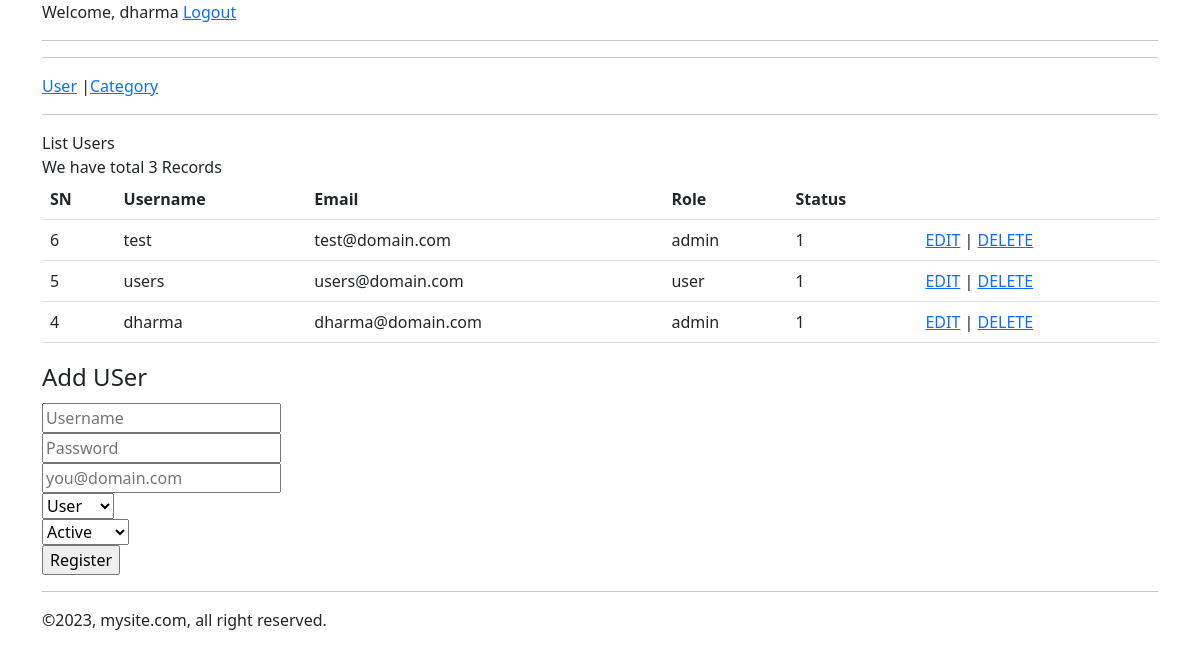
The app's page /admin/usermgmt.php (signed in) with its own data.
### tables this page shows
CREATE TABLE `users` (
  `id` int(11) NOT NULL,
  `username` varchar(50) NOT NULL,
  `password` varchar(255) NOT NULL,
  `email` varchar(50) NOT NULL,
  `role` varchar(5) NOT NULL DEFAULT 'user',
  `status` tinyint(1) NOT NULL DEFAULT 0
);

### admin/usermgmt.php (the view, shortened to what this page needs)
<!DOCTYPE html>
<html lang="en">
<head>
    <link href="../css/bootstrap.min.css" rel="stylesheet" type="text/css">
</head>
<body>
    <div class="container">
   <div class="row">
    <div class="col-xxl-12">
    <?php
    include("topmenu.php");
    ?>
    </div>
</div>
<div class="row">
    <div class="col-xxl-6">List Users <br>
    <?php
    $sql="SELECT * FROM users ORDER BY id DESC";
    include("../connection.php");
    $qry=mysqli_query($conn, $sql) or die(mysqli_error($conn));
    $count=mysqli_num_rows($qry);
    if($count>=1)
    {
    echo "We have total $count Records";
    echo "<table class='table table-striped table-hover'>";
    echo "<tr><thead><th>SN</th><th>Username</th><th>Email</th><th>Role</th><th>Status</th><th></th></tr>";
    while($row=mysqli_fetch_array($qry)){
        $id=$row['id'];
        echo "<tr>";
        echo "<td>".$row['id']."</td>";
        echo "<td>".$row['username']."</td>";
        echo "<td>".$row['email']."</td>";
        echo "<td>".$row['role']."</td>";
        echo "<td>".$row['status']."</td>";
        echo "<td><a href=editdeleteuser.php?id=$id&action=edit>EDIT</a> | <a href=editdeleteuser.php?id=$id&action=delete>DELETE</a></td>";
        echo "</tr>";
    }
    echo "</table>";
    }
    else
    {
        echo "Sorry No Users Found";
    }
    ?>
    </div>
    <div class="col-xxl-6">
    <form method="post" action="" name="login" enctype="multipart/form-data">
        <fieldset>
            <legend>Add USer</legend>
            <input type="text" name="username" placeholder="Username">
            <br>
            <input type="password" name="password" placeholder="Password">
            <br>
            <input type="email" name="email" placeholder="you@domain.com">
            <br>
            <select size=1 name=role>
                <option value=user>User</option>
            </select>
            <br>
            <select size=1 name=status>
                <option value=1>Active</option>
            </select>
            <br>
            <input type="submit" name="register" value="Register">
    </fieldset>
    </form>
    </div>
</div>
<div class="row">
    <div class="col-xxl-12">
    <?php
include("footer.php");
?>
</div>
</div>
 </div>
</body>
</html>

### admin/topmenu.php
<?php
echo "Welcome, ".$_SESSION['username']. " ";
echo "<a href=logout.php>Logout</a><hr>";
echo "<hr>";
echo "<a href=usermgmt.php>User</a> |";
echo "<a href=categorymgmt.php>Category</a>";
echo "<hr>";
?>

### admin/footer.php
<?php
echo "<hr>";
echo "&copy;".date("Y").", mysite.com, all right reserved.";
?>

### records on screen
users: id "6", username "test", email "test@domain.com", role "admin", status "1"
users: id "5", username "users", email "users@domain.com", role "user", status "1"
users: id "4", username "dharma", email "dharma@domain.com", role "admin", status "1"

### other values on screen
$_SESSION['username'] "dharma"
$count "3"
